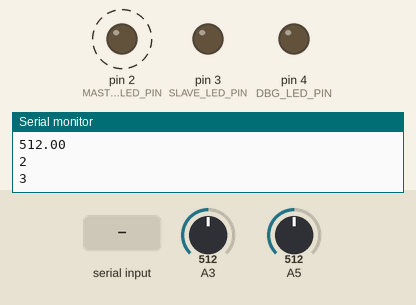
A sketch run on a simulated Arduino Uno, built with avr-gcc and run on an emulated ATmega328P. Shown: output pins drawn as LEDs (lit = HIGH), the last lines printed to the serial monitor. Dashed ring = blinking. The test bench sets the inputs (shaded band); at power-on: A5 = 512, A3 = 512. EEPROM starts erased.

Above: at 1.5 s.
1.6 s: "X" received over Serial
At 2.1 s:
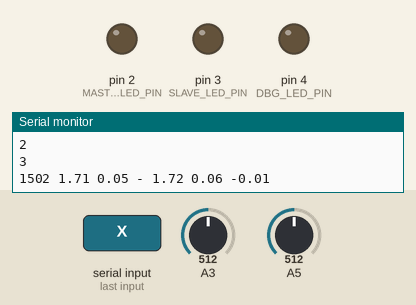
4.6 s: "Z" received over Serial
At 6.3 s:
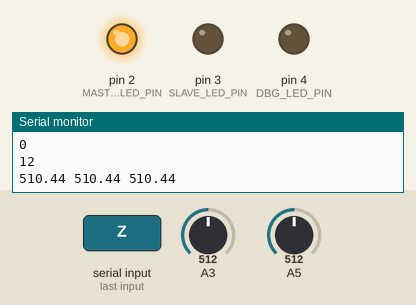
6.6 s: "C" received over Serial
At 7.6 s:
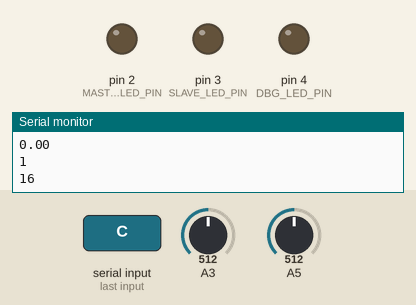
9.6 s: A5 set to 716
At 9.6 s:
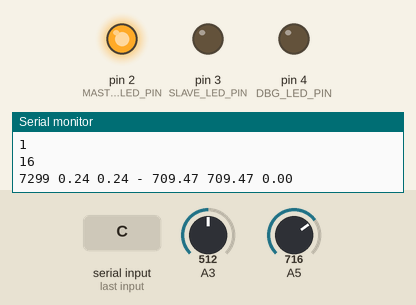
11.1 s: A3 set to 530
At 12.8 s:
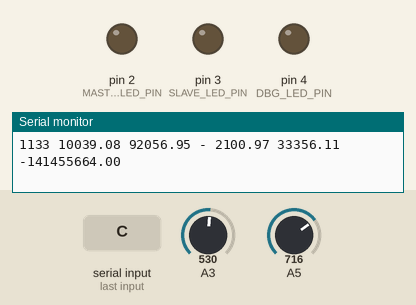
14.1 s: A3 set to 246
Timing chart, 0 to 17.1 s (numbered marks = the images above; inputs shaded):
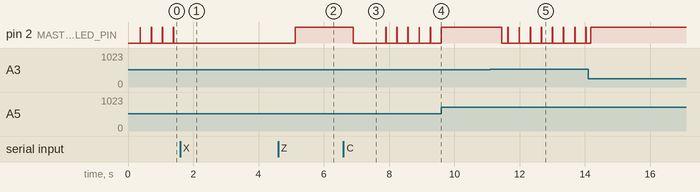

Measured:
- the behaviour switches between 517 and 518 on A3 (found by bisection; images 4 and 5)
- after the input at 1.6 s, pin 2 (MASTER_LED_PIN): stops changing and stays LOW
- after the input at 4.6 s, pin 2 (MASTER_LED_PIN): LOW → HIGH after 0.53 s
- after the input at 6.6 s, pin 2 (MASTER_LED_PIN): HIGH → LOW after 0.30 s, then repeats every 0.34 s: HIGH 0.01 s, LOW 0.33 s
- after the input at 9.6 s, pin 2 (MASTER_LED_PIN): stops changing and stays HIGH
- after the input at 11.1 s, pin 2 (MASTER_LED_PIN): HIGH → LOW after 0.36 s, then repeats every 0.34 s: HIGH 0.01 s, LOW 0.33 s
- by itself, pin 2 (MASTER_LED_PIN): alternates HIGH for 0.01 s and LOW for 0.33 s

The sketch:

BEBL.ino
```cpp
#include <EEPROM.h>

#define PI 3.141592653
#define MASTER_LED_PIN 2
#define SLAVE_LED_PIN 3
#define DBG_LED_PIN 4
#define N_FILTER_CHANNEL 2
#define ACC_X_PIN 3
#define ACC_Y_PIN 4
#define ACC_Z_PIN 5
#define DEFAULT_MID_0 515.30
#define DEFAULT_MID_1 500.53
#define DEFAULT_MID_2 500.53
#define DEFAULT_SCALE_0 186.92
#define DEFAULT_SCALE_1 191.17
#define DEFAULT_SCALE_2 191.

double DEFAULT_MIDS[] = {
  DEFAULT_MID_0,
  DEFAULT_MID_1,
  DEFAULT_MID_2};
double DEFAULT_SCALES[] = {
  DEFAULT_SCALE_0,
  DEFAULT_SCALE_1,
  DEFAULT_SCALE_2};

double midpoints[N_FILTER_CHANNEL];
double scales[N_FILTER_CHANNEL];
//************************************************************
// low pass butterworth filter coefficients
// Auto generated from plot.py
// Low pass filter to smooth accel data, BW=1.000000
#define N_TAP 3
double in_taps[N_TAP * N_FILTER_CHANNEL];
double out_taps[N_TAP * N_FILTER_CHANNEL];
// feed forward
double ff[] = {
  5.04365902957e-06,
  1.00873180591e-05,
  5.04365902957e-06
};
// feed back
double fb[] = {
  1.0,
  -1.99363781299,
  0.993657987627
};

// Slower filter for down traking, BW=0.050000
#define N_DOWN_TAP 2
double down_in_taps[N_TAP * N_FILTER_CHANNEL];
double down_out_taps[N_TAP * N_FILTER_CHANNEL];
// feed forward
double down_ff[] = {
  9.42388980798e-05,
  9.42388980798e-05
};
// feed back
double down_fb[] = {
  1.0,
  -0.999811522204
};
//************************************************************

int channels[] = {
  ACC_X_PIN, ACC_Z_PIN, ACC_Y_PIN};

// variable will store raw a2d values, one for each channel
int raw[N_FILTER_CHANNEL];

// loop index -- used for pseudo time
long long count = 0;

// light state false = off, true = on
boolean state = false;

// used for loop timer
unsigned long last_time = 0;

// variable for filtered accel data
double cooked[N_FILTER_CHANNEL];

// variable for filtered down data
double down[N_FILTER_CHANNEL];

// historesis thresholds
// val < lo ==> off
// lo < val < hi ==> no state change
// val > hi ==> on
double lo = 0.03;
double hi = 0.05;


// write a double to EEPROM at given address
int writeDouble(double d, int addr){
  byte tab, i, *tab_p;
  for(i = 0; i < 4; i++){
    tab_p = (byte *)&d + i;
    tab = *tab_p;
    EEPROM.write(addr + i, tab);
  }
  return addr + 4;
}

// read a double to EEPROM at given address
double readDouble(int addr){
  /*
   bytes 0-11  xyz midpoints
   bytes 12-23 xyz scales
   */
  byte tab[4], i;
  double out;
  double *val_p;

  for(i = 0; i < 4; i++){
    tab[i] = EEPROM.read(addr + i);
  }
  val_p = (double *)&tab;
  out = *val_p;

  return out;
}

void clearEEPROM(void){
  int i;
  for(i = 0; i < 256; i++){
    EEPROM.write(i, 255);
  }
}

// apply IIR filter with coeff from _ff and _fb
// to each of N_FILTER_CHANNEL accel channels
double apply_filter(int _raw, double *_in_taps, double *_out_taps, int n_tap, double *_ff, double *_fb){
  double filtered = 0;
  byte i;

  // shift taps
  for(i = n_tap - 1; i > 0; i--){
    _in_taps[i] = _in_taps[i - 1];
  }
  _in_taps[0] = _raw;

  // out = ibuff . b - obuff . a
  for(i = 0; i < n_tap; i++){
    filtered += _in_taps[i] * _ff[i];
  }
  for(i = 0; i < n_tap - 1; i++){
    filtered -= _out_taps[i] * _fb[i + 1];
  }
  // shift taps
  for(i = n_tap - 2; i > 0; i--){
    _out_taps[i] = _out_taps[i - 1];
  }
  _out_taps[i] = filtered;

  return filtered;
}

// get raw data form a2d converters
// called by get_cooked
void get_raw(){
  int i;
  for(i = 0; i < N_FILTER_CHANNEL; i++){
    raw[i]  = analogRead(channels[i]);
  }
}

// make call to get_raw() and apply IIR filter
void get_cooked(){
  int i;
  get_raw();
  for(i = 0; i < N_FILTER_CHANNEL; i++){
    cooked[i] = apply_filter(raw[i], in_taps + i * N_TAP, out_taps + i * N_TAP, N_TAP, ff, fb);
    down[i] = apply_filter(raw[i], down_in_taps + i * N_DOWN_TAP, down_out_taps + i * N_DOWN_TAP, N_DOWN_TAP, down_ff, down_fb);
  }
}

// determine min and max ADC values.
// follow directions on serial port
// index corresponds to "channels" pin
// cal values stored in EEPROM since EEPROM data is is reatained
// on power off.
void calibrate_one(byte ind){
  double max_val = -1., min_val = 1024.;
  int j, i, addr;

  for(i = 0; i < 1000; i++){
    // clear the filter
    get_cooked();
  }
  while(Serial.available() == 0){
    for(j = 0; j < 1000; j++){
      get_cooked();
      if(cooked[ind] < min_val){
        min_val = cooked[ind];
      }
      if(cooked[ind] > max_val){
        max_val = cooked[ind];
      }
    }
    Serial.print(min_val);
    Serial.print(" ");
    Serial.print(cooked[ind]);
    Serial.print(" ");
    Serial.println(max_val);
  }
  midpoints[ind] = (max_val + min_val) / 2.;
  scales[ind] = (max_val - min_val) / 2.;
  addr = ind * 4;
  writeDouble(midpoints[ind], addr);

  addr = (3 + ind) * 4;
  writeDouble(scales[ind], addr);

  Serial.println(midpoints[ind]);
  Serial.println(scales[ind]);
  Serial.println(ind, DEC);
  Serial.println((3 + ind) * 4, DEC);
}

// print contents of EEPROM
// midpoint (mid) and scale (sca) for three ADC channels.
void printEEPROM(){
  int i;
  Serial.println(" *******  BEGIN EEPROM ********");
  for(i = 0; i < 3; i++){
    Serial.print("mid ");
    Serial.print(readDouble(i * 4));
    Serial.print(" sca ");
    Serial.print(readDouble((i + 3) * 4));
    Serial.println("");
  }
  Serial.println("bytes:");
  for(i = 0; i < 24; i++){
    Serial.print(EEPROM.read(i), DEC);
  }
  Serial.println(" *******  END EEPROM ********");
}

void process_input(){
  int i;
  char chr;

  if(Serial.available()){
    for(i = 0; i < Serial.available(); i++){
      chr = Serial.read();
      if(chr == 'X'){
        calibrate_one(0);
      }
      else if(chr == 'Z'){
        calibrate_one(1);
      }
      else if(chr == 'C'){
        clearEEPROM();
      }
    }
  }
}

// start serial
// read EEPROM for cal data if present, use defaults otherwise
// print diagnostics
void setup(){
  int i, j, ind;
  byte addr = 0, byte_val;
  double val;

  analogReference(EXTERNAL);
  Serial.begin(9600);
  delay(100);
  Serial.println("ACC setup() ");
  pinMode(MASTER_LED_PIN, OUTPUT);
  pinMode(SLAVE_LED_PIN, OUTPUT);
  pinMode(DBG_LED_PIN, OUTPUT);
  digitalWrite(MASTER_LED_PIN, false);
  digitalWrite(SLAVE_LED_PIN, false);
  digitalWrite(DBG_LED_PIN, false);

  // read cal data
  printEEPROM();
  for(i = 0; i < 3; i++){
    byte_val = EEPROM.read(i * 4);
    if(byte_val != 255){
      midpoints[i] = readDouble(i * 4);
    }
    else{
      midpoints[i] = DEFAULT_MIDS[i];
    }
  }
  for(i = 0; i < 3; i++){
    byte_val = EEPROM.read(3 * 4 + i * 4);
    if(byte_val != 255){
      scales[i] = readDouble(3 * 4 + i * 4);
    }
    else{
      scales[i] = DEFAULT_SCALES[i];
    }
  }
  for(ind = 0; ind < 3; ind++){
    Serial.print("ind ");
    Serial.print(ind);
    Serial.print(" ");
    Serial.print("mid ");
    Serial.print(midpoints[ind]);
    Serial.print(" sca ");
    Serial.print(scales[ind]);
    Serial.println("");
  }
  // prime filter taps
  for(i = 0; i < N_FILTER_CHANNEL; i++){
    val = analogRead(channels[i]);
    Serial.println(val);
    for(j = 0; j < N_TAP; j++){
      in_taps[i * N_TAP + j] = val;
      out_taps[i * N_TAP + j] = val;
    }
    for(j = 0; j < N_DOWN_TAP; j++){
      down_in_taps[i * N_DOWN_TAP + j] = val;
      down_out_taps[i * N_DOWN_TAP + j] = val;
      Serial.println(i * N_DOWN_TAP + j, DEC);
    }
  }
}

// read ADCs
// filter data
// threshold check
// LED update
void loop(){
  char chr;
  int i, j;
  float x, y, z, norm, theta, down_x, down_z, val;
  boolean out_state;

  count++;
  if(count < 0){
    count = 0;
  }

  process_input();
  get_cooked();
  // delay(1);

  x = (cooked[0] - midpoints[0]) / scales[0];
  z = (cooked[1] - midpoints[1]) / scales[1];
  down_x = (down[0] - midpoints[0]) / scales[0];
  down_z = (down[1] - midpoints[1]) / scales[1];

  //ahead = [down_z, -down_x]
  val = -x * down_z + z * down_x;

  // norm = sqrt(z*z + x*x) - 1;
  // theta = atan2(z, x) * 180 / PI;

  // units of x are gs, low pass filtered
  // if state is between high and low -- no change!
  // try to keep timing the same between branches
  // (no short circuiting)
  if(val > hi){
    state = true;
  }
  if(val < lo){
    state = false;
  }
  if(count % 300 < 10 ){
    out_state = true;
  }
  else{
    out_state = state;
  }

  digitalWrite(MASTER_LED_PIN, out_state);
  /*
   * Uncomment the following line for independent control of slave
   * light.
   */
  // digitalWrite(SLAVE_LED_PIN, out_state);

  /*
   * Uncomment the following line to turn DBG signal on.
   * DBG signal is approx 1 Hz blink on pin DIP pin 6 (arduino pin 4)
   */
  // digitalWrite(DBG_LED_PIN, ((count % 1200) < 600));
  if(count % 1000 == 0){
    Serial.print(millis() - last_time);
    Serial.print(" ");
    Serial.print(x);
    Serial.print(" ");
    Serial.print(z);
    Serial.print(" - ");
    Serial.print(down_x);
    Serial.print(" ");
    Serial.print(down_z);
    Serial.print(" ");
    Serial.print(val);
    Serial.println(" ");
    last_time = millis();
  }
}
```
